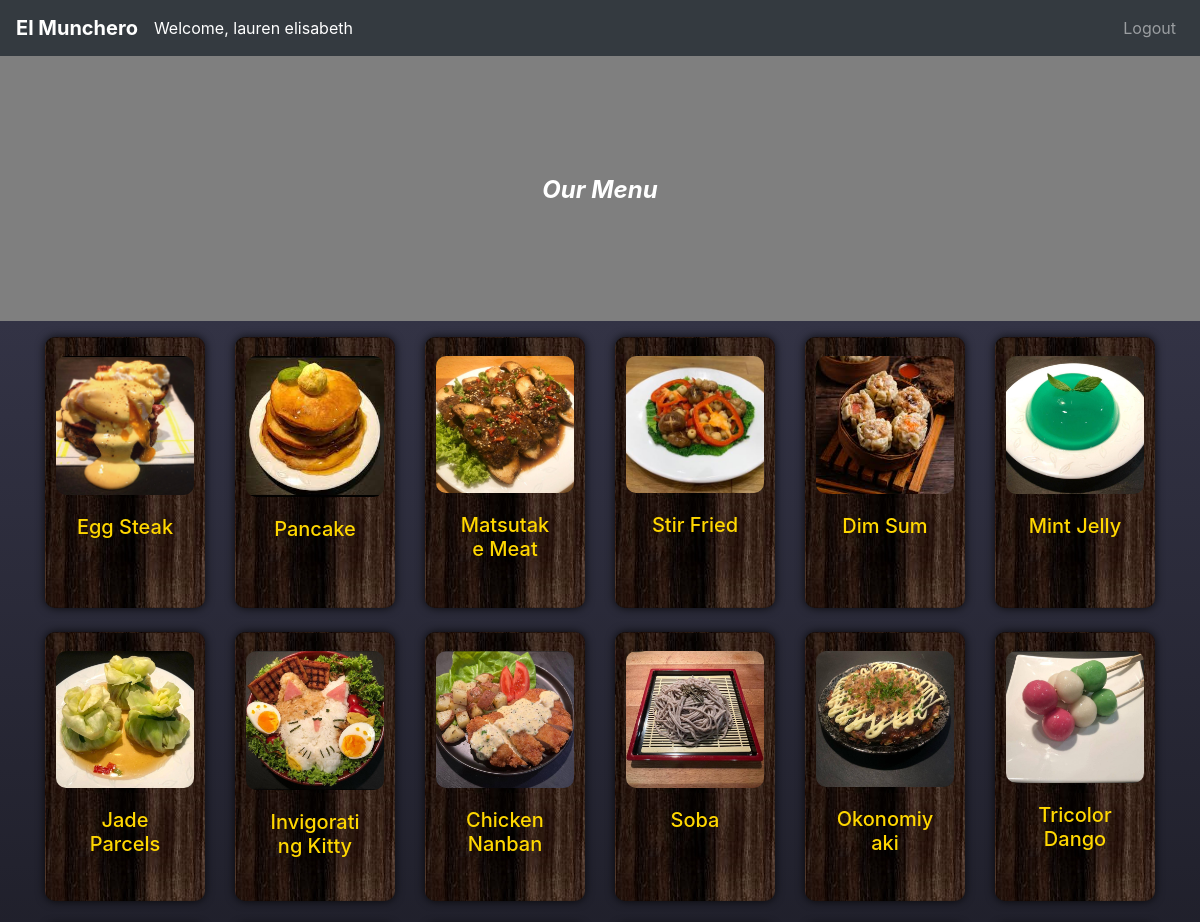
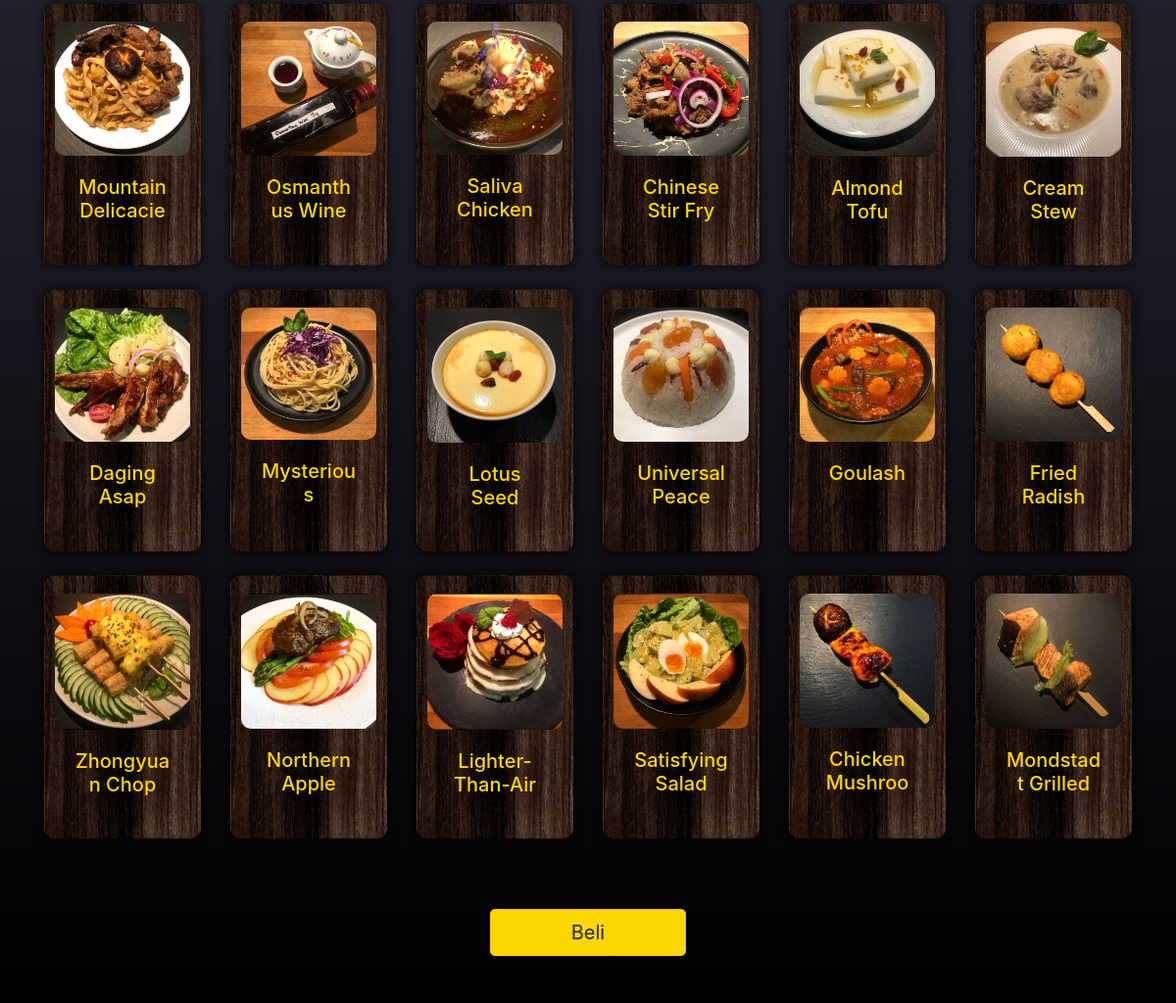
Screenshot of /user.php (signed in) with the database file from the repository (2 pictures, top to bottom).
### tables this page shows
CREATE TABLE `menu` (
  `id` int(11) NOT NULL,
  `name` varchar(100) DEFAULT NULL,
  `price` decimal(10,2) DEFAULT NULL,
  `description` text DEFAULT NULL,
  `image_path` varchar(255) DEFAULT NULL
);

### user.php (the view, shortened to what this page needs)
<?php
include 'db2.php';
$sql = "SELECT * FROM menu";
$result = $conn->query($sql);
$menus = [];
if ($result->num_rows > 0) {
    while ($row = $result->fetch_assoc()) {
        $menus[] = $row;
    }
}
?>
<!DOCTYPE html>
<html lang="en">
<head>
    <link href="https://cdn.jsdelivr.net/npm/bootstrap@5.3.0/dist/css/bootstrap.min.css" rel="stylesheet">
    <link href="https://cdn.jsdelivr.net/npm/aos@2.3.4/dist/aos.css" rel="stylesheet">
    <link rel="stylesheet" href="https://stackpath.bootstrapcdn.com/bootstrap/4.5.2/css/bootstrap.min.css">
</head>
<body>
<nav class="navbar navbar-expand-lg navbar-dark bg-dark">
    <a class="navbar-brand" href="user.php">El Munchero</a>
    <div class="collapse navbar-collapse" id="navbarNav">
        <div class="your_name">
            <span class="text-center name">Welcome, <?php echo $_SESSION['first_name'] . ' ' . $_SESSION['last_name']; ?></span>
        </div>
        <ul class="navbar-nav ml-auto">
            <li class="nav-item">
                <a class="nav-link" href="logout.php">Logout</a>
            </li>
        </ul>
    </div>
</nav>
<div class="container">
    <h3 class="text-center headuh">Our Menu</h3>
</div>
<div class="white-thingy">
    <div class="container mt-3">
        <div class="row">
            <?php foreach ($menus as $menu): ?>
            <div class="col-md-2 mb-4" data-aos="fade-up">
                <div class="card h-100">
                    <img src="<?php echo $menu['image_path']; ?>" class="card-img-top mx-auto mt-2"
                        alt="<?php echo $menu['name']; ?>">
                    <div class="card-body">
                        <h5 class="card-title text-center" style="color: #FFD700;"><?php echo $menu['name']; ?></h5>
                    </div>
                </div>
            </div>
            <?php endforeach; ?>
        </div>
        <div class="mt-5 mb-5 col-12 text-center">
            <button class="btn btn-warning btn-lg" onclick="submitOrder" style="width: 200px; margin: 0 auto;">Beli</button>
        </div>
    </div>
</div>
</body>
</html>

### user.php (style rules this page uses)
body { background-image: url("img/le_menu.png"); background-color: rgba(0, 0, 0, 0.5); background-blend-mode: darken; background-size: cover; background-repeat: no-repeat; background-attachment: fixed; }
.card-img-top { max-width: 100%; height: auto; width: auto; max-height: 100%; text-align: center; border-radius: 10px; }
.navbar-brand { text-shadow: rgba(0, 0, 0, 0); font-weight: bold; color: #FFD700; transition: 0.3s; }
.btn { background-color: #FFD700; color: #1B2631; }
.card-title { color: #FFD700; height: 3rem; overflow: hidden; text-shadow: rgba(0, 0, 0, 0.7); }
.headuh { padding-top: 10vw; color: white; padding-bottom: 9vw; font-weight: bold; font-size: 2vw; font-style: italic; z-index: 2; }
.white-thingy { display: flex; background-color: white; justify-content: center; align-items: center; flex-direction: column; flex-grow: 1; background: linear-gradient(to bottom, #333345, #000000); }
.card { padding: 10px; background-image: url("img/woods.jpg"); border-radius: 10px; box-shadow: 0px 0px 10px rgba(0, 0, 0, 0.8); }
.your_name { justify-content: center; }
.name { color: white; }
.card-title { color: #FFD700; height: 3rem; }
.card-body { margin-bottom: 0px; }
.btn.btn-warning { transition: 0.3s; }

### rows the page displays
menu: image_path (picture), name "Egg Steak"
menu: image_path (picture), name "Pancake"
menu: image_path (picture), name "Matsutake Meat…"
menu: image_path+name (picture), name "Stir Fried"
menu: image_path+name (picture), name "Dim Sum"
menu: image_path (picture), name "Mint Jelly"
menu: image_path (picture), name "Jade Parcels"
menu: image_path (picture), name "Invigorating Kitty…"
menu: image_path (picture), name "Chicken Nanban"
menu: image_path (picture), name "Soba"
menu: image_path (picture), name "Okonomiyaki"
menu: image_path (picture), name "Tricolor Dango"
menu: image_path (picture), name "Mountain…"
menu: image_path (picture), name "Osmanthus Wine"
menu: image_path (picture), name "Saliva Chicken"
menu: image_path (picture), name "Chinese Stir Fry"
menu: image_path (picture), name "Almond Tofu"
menu: image_path (picture), name "Cream Stew"
menu: image_path (picture), name "Daging Asap"
menu: image_path (picture), name "Mysterious…"
menu: image_path (picture), name "Lotus Seed…"
menu: image_path (picture), name "Universal Peace"
menu: image_path (picture), name "Goulash"
menu: image_path (picture), name "Fried Radish…"
menu: image_path (picture), name "Zhongyuan Chop…"
menu: image_path (picture), name "Northern Apple…"
menu: image_path (picture), name "Lighter-Than-Air…"
menu: image_path (picture), name "Satisfying Salad"
menu: image_path (picture), name "Chicken…"
menu: image_path (picture), name "Mondstadt Grilled…"

### other values shown
$_SESSION['first_name'] "lauren"
$_SESSION['last_name'] "elisabeth"
